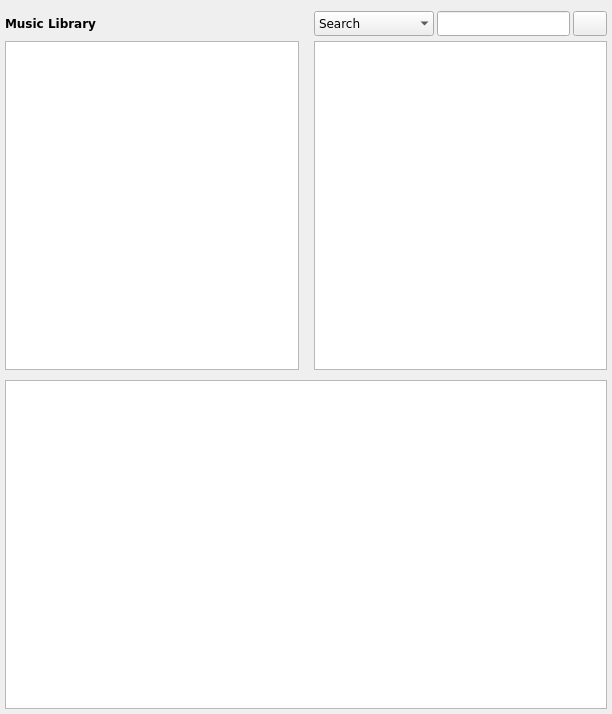
<?xml version="1.0" encoding="UTF-8"?>
<ui version="4.0">
 <class>Library_windowed</class>
 <widget class="QWidget" name="Library_windowed">
  <property name="geometry">
   <rect>
    <x>0</x>
    <y>0</y>
    <width>612</width>
    <height>714</height>
   </rect>
  </property>
  <property name="minimumSize">
   <size>
    <width>0</width>
    <height>0</height>
   </size>
  </property>
  <property name="focusPolicy">
   <enum>Qt::ClickFocus</enum>
  </property>
  <property name="acceptDrops">
   <bool>true</bool>
  </property>
  <property name="windowTitle">
   <string>Library</string>
  </property>
  <layout class="QGridLayout" name="gridLayout">
   <property name="leftMargin">
    <number>5</number>
   </property>
   <property name="rightMargin">
    <number>5</number>
   </property>
   <property name="bottomMargin">
    <number>5</number>
   </property>
   <property name="horizontalSpacing">
    <number>15</number>
   </property>
   <property name="verticalSpacing">
    <number>5</number>
   </property>
   <item row="4" column="0" colspan="4">
    <widget class="LibraryView" name="tb_title">
     <property name="sizePolicy">
      <sizepolicy hsizetype="Preferred" vsizetype="MinimumExpanding">
       <horstretch>0</horstretch>
       <verstretch>0</verstretch>
      </sizepolicy>
     </property>
     <property name="font">
      <font>
       <family>DejaVu Sans</family>
       <pointsize>8</pointsize>
       <weight>75</weight>
       <bold>true</bold>
      </font>
     </property>
     <property name="focusPolicy">
      <enum>Qt::NoFocus</enum>
     </property>
     <property name="acceptDrops">
      <bool>true</bool>
     </property>
     <property name="frameShadow">
      <enum>QFrame::Sunken</enum>
     </property>
     <property name="editTriggers">
      <set>QAbstractItemView::CurrentChanged|QAbstractItemView::SelectedClicked</set>
     </property>
     <property name="tabKeyNavigation">
      <bool>false</bool>
     </property>
     <property name="dragEnabled">
      <bool>true</bool>
     </property>
     <property name="dragDropMode">
      <enum>QAbstractItemView::DragDrop</enum>
     </property>
     <property name="selectionBehavior">
      <enum>QAbstractItemView::SelectRows</enum>
     </property>
     <property name="showGrid">
      <bool>false</bool>
     </property>
     <property name="gridStyle">
      <enum>Qt::DotLine</enum>
     </property>
     <property name="sortingEnabled">
      <bool>true</bool>
     </property>
     <property name="wordWrap">
      <bool>false</bool>
     </property>
     <attribute name="horizontalHeaderCascadingSectionResizes">
      <bool>true</bool>
     </attribute>
     <attribute name="horizontalHeaderHighlightSections">
      <bool>false</bool>
     </attribute>
     <attribute name="horizontalHeaderMinimumSectionSize">
      <number>23</number>
     </attribute>
     <attribute name="horizontalHeaderShowSortIndicator" stdset="0">
      <bool>true</bool>
     </attribute>
     <attribute name="horizontalHeaderStretchLastSection">
      <bool>true</bool>
     </attribute>
     <attribute name="verticalHeaderVisible">
      <bool>false</bool>
     </attribute>
     <attribute name="verticalHeaderDefaultSectionSize">
      <number>20</number>
     </attribute>
     <attribute name="verticalHeaderMinimumSectionSize">
      <number>20</number>
     </attribute>
    </widget>
   </item>
   <item row="2" column="2" colspan="2">
    <widget class="LibraryView" name="lv_album">
     <property name="sizePolicy">
      <sizepolicy hsizetype="Expanding" vsizetype="Expanding">
       <horstretch>1</horstretch>
       <verstretch>0</verstretch>
      </sizepolicy>
     </property>
     <property name="minimumSize">
      <size>
       <width>200</width>
       <height>0</height>
      </size>
     </property>
     <property name="font">
      <font>
       <family>DejaVu Sans</family>
       <pointsize>8</pointsize>
       <weight>75</weight>
       <bold>true</bold>
      </font>
     </property>
     <property name="focusPolicy">
      <enum>Qt::NoFocus</enum>
     </property>
     <property name="acceptDrops">
      <bool>true</bool>
     </property>
     <property name="frameShadow">
      <enum>QFrame::Sunken</enum>
     </property>
     <property name="editTriggers">
      <set>QAbstractItemView::CurrentChanged|QAbstractItemView::SelectedClicked</set>
     </property>
     <property name="tabKeyNavigation">
      <bool>false</bool>
     </property>
     <property name="dragEnabled">
      <bool>true</bool>
     </property>
     <property name="dragDropMode">
      <enum>QAbstractItemView::DragDrop</enum>
     </property>
     <property name="selectionBehavior">
      <enum>QAbstractItemView::SelectRows</enum>
     </property>
     <property name="showGrid">
      <bool>false</bool>
     </property>
     <property name="gridStyle">
      <enum>Qt::DotLine</enum>
     </property>
     <property name="sortingEnabled">
      <bool>true</bool>
     </property>
     <property name="wordWrap">
      <bool>false</bool>
     </property>
     <attribute name="horizontalHeaderHighlightSections">
      <bool>false</bool>
     </attribute>
     <attribute name="horizontalHeaderStretchLastSection">
      <bool>true</bool>
     </attribute>
     <attribute name="verticalHeaderVisible">
      <bool>false</bool>
     </attribute>
     <attribute name="verticalHeaderDefaultSectionSize">
      <number>20</number>
     </attribute>
     <attribute name="verticalHeaderMinimumSectionSize">
      <number>20</number>
     </attribute>
    </widget>
   </item>
   <item row="2" column="0" colspan="2">
    <widget class="LibraryView" name="lv_artist">
     <property name="sizePolicy">
      <sizepolicy hsizetype="Expanding" vsizetype="Expanding">
       <horstretch>1</horstretch>
       <verstretch>0</verstretch>
      </sizepolicy>
     </property>
     <property name="minimumSize">
      <size>
       <width>200</width>
       <height>0</height>
      </size>
     </property>
     <property name="font">
      <font>
       <family>DejaVu Sans</family>
       <pointsize>8</pointsize>
       <weight>75</weight>
       <bold>true</bold>
      </font>
     </property>
     <property name="focusPolicy">
      <enum>Qt::NoFocus</enum>
     </property>
     <property name="acceptDrops">
      <bool>true</bool>
     </property>
     <property name="frameShadow">
      <enum>QFrame::Sunken</enum>
     </property>
     <property name="editTriggers">
      <set>QAbstractItemView::CurrentChanged|QAbstractItemView::SelectedClicked</set>
     </property>
     <property name="tabKeyNavigation">
      <bool>false</bool>
     </property>
     <property name="dragEnabled">
      <bool>true</bool>
     </property>
     <property name="dragDropMode">
      <enum>QAbstractItemView::DragDrop</enum>
     </property>
     <property name="selectionBehavior">
      <enum>QAbstractItemView::SelectRows</enum>
     </property>
     <property name="showGrid">
      <bool>false</bool>
     </property>
     <property name="gridStyle">
      <enum>Qt::DotLine</enum>
     </property>
     <property name="sortingEnabled">
      <bool>true</bool>
     </property>
     <property name="wordWrap">
      <bool>false</bool>
     </property>
     <attribute name="horizontalHeaderHighlightSections">
      <bool>false</bool>
     </attribute>
     <attribute name="horizontalHeaderStretchLastSection">
      <bool>true</bool>
     </attribute>
     <attribute name="verticalHeaderVisible">
      <bool>false</bool>
     </attribute>
     <attribute name="verticalHeaderDefaultSectionSize">
      <number>20</number>
     </attribute>
     <attribute name="verticalHeaderMinimumSectionSize">
      <number>20</number>
     </attribute>
    </widget>
   </item>
   <item row="3" column="0" colspan="2">
    <widget class="QFrame" name="frame">
     <property name="font">
      <font>
       <family>DejaVu Sans</family>
      </font>
     </property>
     <property name="focusPolicy">
      <enum>Qt::NoFocus</enum>
     </property>
     <property name="frameShape">
      <enum>QFrame::StyledPanel</enum>
     </property>
     <property name="frameShadow">
      <enum>QFrame::Raised</enum>
     </property>
    </widget>
   </item>
   <item row="1" column="2" colspan="2">
    <layout class="QHBoxLayout" name="horizontalLayout">
     <property name="spacing">
      <number>3</number>
     </property>
     <item>
      <widget class="QComboBox" name="combo_searchfilter">
       <property name="minimumSize">
        <size>
         <width>120</width>
         <height>25</height>
        </size>
       </property>
       <property name="maximumSize">
        <size>
         <width>120</width>
         <height>25</height>
        </size>
       </property>
       <property name="font">
        <font>
         <family>DejaVu Sans</family>
         <pointsize>9</pointsize>
         <weight>50</weight>
         <bold>false</bold>
        </font>
       </property>
       <property name="focusPolicy">
        <enum>Qt::NoFocus</enum>
       </property>
       <property name="toolTip">
        <string>Shortcuts: &lt;br /&gt;Search &lt;span style=&quot; font-weight:600;&quot;&gt;s: &lt;br /&gt; &lt;/span&gt;Genre &lt;span style=&quot; font-weight:600;&quot;&gt;g: &lt;br /&gt;&lt;/span&gt;Path &lt;span style=&quot; font-weight:600;&quot;&gt;p:&lt;br/&gt;</string>
       </property>
       <property name="sizeAdjustPolicy">
        <enum>QComboBox::AdjustToMinimumContentsLength</enum>
       </property>
       <property name="minimumContentsLength">
        <number>120</number>
       </property>
       <property name="frame">
        <bool>false</bool>
       </property>
       <item>
        <property name="text">
         <string>Search</string>
        </property>
       </item>
       <item>
        <property name="text">
         <string>Genre</string>
        </property>
       </item>
       <item>
        <property name="text">
         <string>Path</string>
        </property>
       </item>
      </widget>
     </item>
     <item>
      <widget class="QLineEdit" name="le_search">
       <property name="minimumSize">
        <size>
         <width>0</width>
         <height>25</height>
        </size>
       </property>
       <property name="maximumSize">
        <size>
         <width>16777215</width>
         <height>25</height>
        </size>
       </property>
       <property name="font">
        <font>
         <family>DejaVu Sans</family>
         <pointsize>9</pointsize>
        </font>
       </property>
       <property name="focusPolicy">
        <enum>Qt::ClickFocus</enum>
       </property>
       <property name="toolTip">
        <string>Search for title, interprets and albums</string>
       </property>
      </widget>
     </item>
     <item>
      <widget class="QPushButton" name="btn_clear">
       <property name="minimumSize">
        <size>
         <width>0</width>
         <height>25</height>
        </size>
       </property>
       <property name="maximumSize">
        <size>
         <width>34</width>
         <height>25</height>
        </size>
       </property>
       <property name="font">
        <font>
         <family>DejaVu Sans</family>
        </font>
       </property>
       <property name="focusPolicy">
        <enum>Qt::NoFocus</enum>
       </property>
       <property name="toolTip">
        <string>Show all interprets, albums, tracks</string>
       </property>
       <property name="text">
        <string/>
       </property>
      </widget>
     </item>
    </layout>
   </item>
   <item row="1" column="0" colspan="2">
    <layout class="QHBoxLayout" name="horizontalLayout_2">
     <item>
      <widget class="QLabel" name="lab_music_library">
       <property name="sizePolicy">
        <sizepolicy hsizetype="Maximum" vsizetype="Preferred">
         <horstretch>0</horstretch>
         <verstretch>0</verstretch>
        </sizepolicy>
       </property>
       <property name="font">
        <font>
         <family>DejaVu Sans</family>
         <pointsize>9</pointsize>
         <weight>75</weight>
         <bold>true</bold>
        </font>
       </property>
       <property name="focusPolicy">
        <enum>Qt::NoFocus</enum>
       </property>
       <property name="text">
        <string>Music Library  </string>
       </property>
      </widget>
     </item>
     <item>
      <widget class="QLabel" name="lab_status">
       <property name="font">
        <font>
         <family>DejaVu Sans</family>
        </font>
       </property>
       <property name="focusPolicy">
        <enum>Qt::NoFocus</enum>
       </property>
       <property name="text">
        <string/>
       </property>
      </widget>
     </item>
     <item>
      <widget class="QPushButton" name="btn_info">
       <property name="minimumSize">
        <size>
         <width>24</width>
         <height>24</height>
        </size>
       </property>
       <property name="maximumSize">
        <size>
         <width>24</width>
         <height>24</height>
        </size>
       </property>
       <property name="font">
        <font>
         <family>DejaVu Sans</family>
        </font>
       </property>
       <property name="focusPolicy">
        <enum>Qt::NoFocus</enum>
       </property>
       <property name="toolTip">
        <string>Information</string>
       </property>
       <property name="text">
        <string/>
       </property>
       <property name="iconSize">
        <size>
         <width>20</width>
         <height>20</height>
        </size>
       </property>
       <property name="flat">
        <bool>true</bool>
       </property>
      </widget>
     </item>
    </layout>
   </item>
  </layout>
 </widget>
 <customwidgets>
  <customwidget>
   <class>LibraryView</class>
   <extends>QTableView</extends>
   <header>GUI/library/view/LibraryView.h</header>
  </customwidget>
 </customwidgets>
 <resources/>
 <connections/>
</ui>
